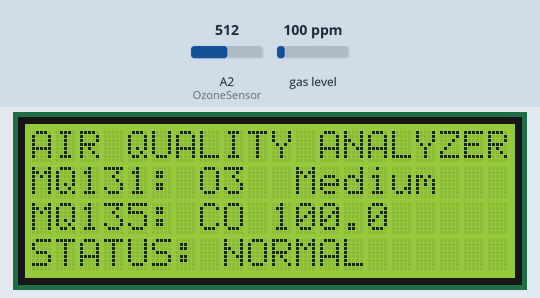
The sketch below on a simulated Arduino Nano, built with avr-gcc and run on an emulated ATmega328P. On the bench: 20×4 character LCD. The test bench sets the inputs (shaded band); at power-on: A2 (OzoneSensor) = 512, gas level 100 ppm. Storage starts empty; the modem accepts every AT command (registered, SIM ready, sends succeed) and sends nothing else; what the sketch prints to the serial monitor is not drawn.

Above: at 7.5 s.
7.6 s: A2 (OzoneSensor) set to 710
At 20.1 s:
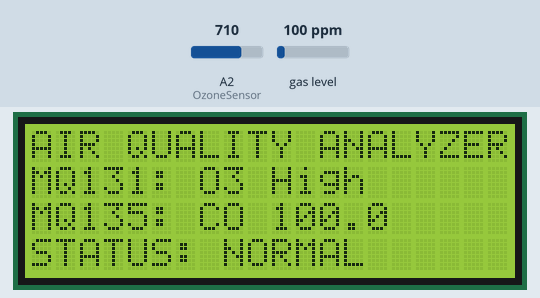
20.4 s: gas level set to 750 ppm
At 33.8 s:
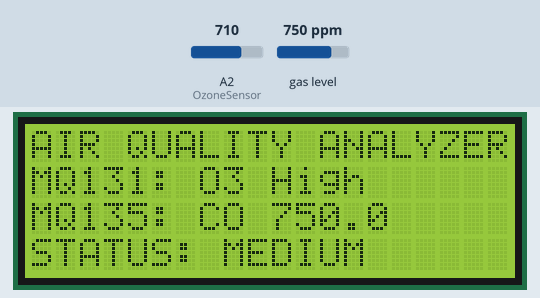
34.1 s: A2 (OzoneSensor) set to 340
At 46.3 s:
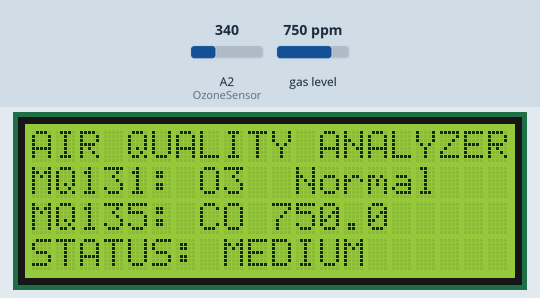
46.8 s: gas level set to 20 ppm
At 57.2 s:
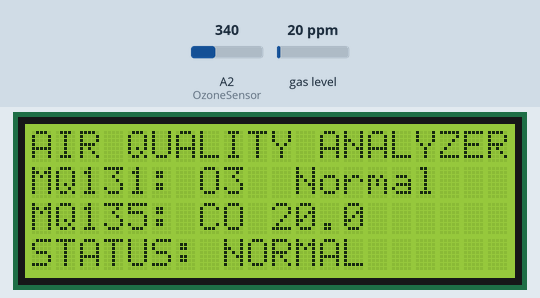
57.8 s: A2 (OzoneSensor) set to 0
At 68.0 s:
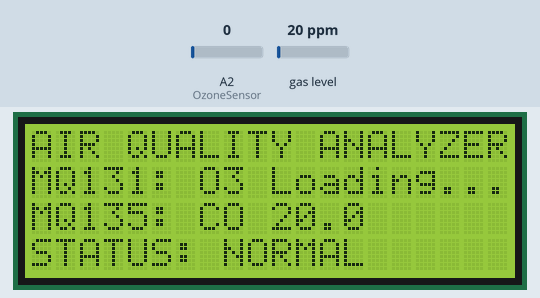
68.7 s: gas level set to 980 ppm
At 81.2 s:
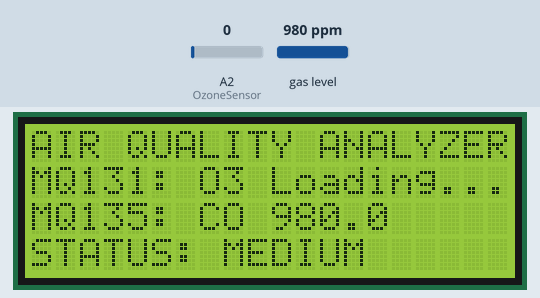
Timing chart, 0 to 82.7 s (numbered marks = the images above; inputs shaded):
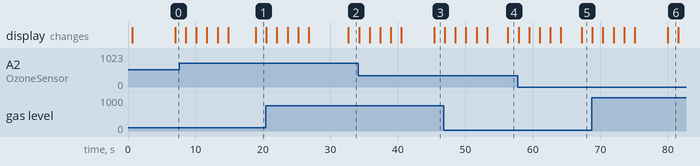

The sketch:

FinalCode_AirQualityAnalayzer.ino
```cpp
#include <LiquidCrystal_I2C.h>
#include <SoftwareSerial.h>
#include <MQUnifiedsensor.h>
#include <Wire.h>
#include <SPI.h>
#include <SdFat.h>

#define placa "Arduino NANO"
#define Voltage_Resolution 5
#define pin A1
#define type "MQ-135"
#define ADC_Bit_Resolution 10

SdFat sd;
int Sms = 0;
int Call = 0;
int Buzzer = 5;
SdFile dataFile;
bool SendSms = false;

int _timeout;
String _buffer;
String number = "+254748613509"; //-> change with your number

int OzoneSensor = A2;
const int chipSelect = 10;
bool fileInitialized = false;
const float customRo = 59.0;
MQUnifiedsensor MQ135(placa, Voltage_Resolution, ADC_Bit_Resolution, pin, type);
LiquidCrystal_I2C lcd(0x3F, 20, 4);
SoftwareSerial sim(2, 3); // TX, RX GSM Module
void setup() {
  Serial.begin(9600);  // Init the serial port communication - for debugging the library
  sim.begin(9600);
  _buffer.reserve(50);
  // pinMode(Buzzer, OUTPUT);
  digitalWrite(Buzzer, LOW);
  // Set math model to calculate the PPM concentration and the value of constants
  MQ135.setRegressionMethod(1);  // _PPM = a * ratio^b
  MQ135.init();
  MQ135.setR0(customRo);  // Set the custom Ro value
  Serial.println("Using custom Ro value for calibration.");
  Serial.print("Ro = ");
  Serial.print(MQ135.getR0());
  Serial.println(" Ohms");
  lcd.init();       // initialize the LCD
  lcd.backlight();  // Turn on the blacklight

  if (!sd.begin(chipSelect, SPI_FULL_SPEED)) {
    Serial.println("SD card initialization failed.");
    while (true)
      ;
  }
  Serial.println("SD Card Initialised");
  delay(500);
  // print a message.
  lcd.clear();
  lcd.setCursor(6, 1);
  lcd.print("SYSTEM");
  lcd.setCursor(2, 2);
  lcd.print("INITIALIZATION");
  delay(3000);

}
void loop() {
  MQ135.update();

  MQ135.setA(605.18);
  MQ135.setB(-3.937);
  float CO = MQ135.readSensor();

  MQ135.setA(77.255);
  MQ135.setB(-3.18);
  float Alcohol = MQ135.readSensor();

  MQ135.setA(110.47);
  MQ135.setB(-2.862);
  float CO2 = MQ135.readSensor();

  MQ135.setA(44.947);
  MQ135.setB(-3.445);
  float Toluen = MQ135.readSensor();

  MQ135.setA(102.2);
  MQ135.setB(-2.473);
  float NH4 = MQ135.readSensor();

  MQ135.setA(34.668);
  MQ135.setB(-3.369);
  float Aceton = MQ135.readSensor();

  int OzoneValue = analogRead(OzoneSensor);
  String category = "Loading...";
  if (OzoneValue > 0 && OzoneValue < 350) {
    category = " Normal";
    digitalWrite(Buzzer, LOW);
    Sms = 0;
    Call = 0;
  } else if (OzoneValue > 350 && OzoneValue < 700 ) {
    category = " Medium";
    digitalWrite(Buzzer, LOW);
    if(Sms == 0){
      SendMessage();
      Sms = 1;
    }
    Sms = 0;
  } else if (OzoneValue > 700) {
    category = "High";
    digitalWrite(Buzzer, LOW);
    if(Call == 0){
      callNumber();
      Call = 1;
    }
  }

  logDataToSD(CO, Alcohol, CO2, Toluen, NH4, Aceton);
  delay(1000);

  if(CO > 2500){
    digitalWrite(Buzzer, HIGH);
    if(Call == 0){
      callNumber();
      Call = 1;
    }
    lcd.clear();
    lcd.setCursor(0, 0);
    lcd.print("AIR QUALITY ANALYZER");
    lcd.setCursor(0, 1);
    lcd.print("MQ131: O3 ");
    lcd.setCursor(10, 1);
    lcd.print(category);
    lcd.setCursor(0, 2);
    lcd.print("MQ135: CO ");
    lcd.setCursor(10, 2);
    lcd.print(CO, 1);
    lcd.setCursor(0, 3);
    lcd.print("STATUS: CRITICAL");
    delay(1500);

    lcd.clear();
    lcd.setCursor(0, 0);
    lcd.print("AIR QUALITY ANALYZER");
    lcd.setCursor(0, 1);
    lcd.print("MQ131: O3 ");
    lcd.setCursor(10, 1);
    lcd.print(category);
    lcd.setCursor(0, 2);
    lcd.print("MQ135: Alcohol ");
    lcd.setCursor(15, 2);
    lcd.print(Alcohol, 1);
    lcd.setCursor(0, 3);
    lcd.print("STATUS: CRITICAL");
    delay(1500);

    lcd.clear();
    lcd.setCursor(0, 0);
    lcd.print("AIR QUALITY ANALYZER");
    lcd.setCursor(0, 1);
    lcd.print("MQ131: O3");
    lcd.setCursor(10, 1);
    lcd.print(category);
    lcd.setCursor(0, 2);
    lcd.print("MQ135: CO2 ");
    lcd.setCursor(11, 2);
    lcd.print(CO2 + 400, 1);
    lcd.setCursor(0, 3);
    lcd.print("STATUS: CRITICAL");
    delay(1500);

    lcd.clear();
    lcd.setCursor(0, 0);
    lcd.print("AIR QUALITY ANALYZER");
    lcd.setCursor(0, 1);
    lcd.print("MQ131: O3");
    lcd.setCursor(10, 1);
    lcd.print(category);
    lcd.setCursor(0, 2);
    lcd.print("MQ135: Toluen ");
    lcd.setCursor(14, 2);
    lcd.print(Toluen, 1);
    lcd.setCursor(0, 3);
    lcd.print("STATUS: CRITICAL");
    delay(1500);

    lcd.clear();
    lcd.setCursor(0, 0);
    lcd.print("AIR QUALITY ANALYZER");
    lcd.setCursor(0, 1);
    lcd.print("MQ131: O3");
    lcd.setCursor(10, 1);
    lcd.print(category);
    lcd.setCursor(0, 2);
    lcd.print("MQ135: NH4 ");
    lcd.setCursor(11, 2);
    lcd.print(NH4, 1);
    lcd.setCursor(0, 3);
    lcd.print("STATUS: CRITICAL");
    delay(1500);

    lcd.clear();
    lcd.setCursor(0, 0);
    lcd.print("AIR QUALITY ANALYZER");
    lcd.setCursor(0, 1);
    lcd.print("MQ131: O3");
    lcd.setCursor(10, 1);
    lcd.print(category);
    lcd.setCursor(0, 2);
    lcd.print("MQ135: Aceton ");
    lcd.setCursor(14, 2);
    lcd.print(Aceton, 1);
    lcd.setCursor(0, 3);
    lcd.print("STATUS: CRITICAL");
    delay(1500);

  }else if (CO > 500 && CO < 1000) {
    digitalWrite(Buzzer, LOW);
    if(Sms == 0){
      SendMessage();
      Sms = 1;
    }
    Sms = 0;
    lcd.clear();
    lcd.setCursor(0, 0);
    lcd.print("AIR QUALITY ANALYZER");
    lcd.setCursor(0, 1);
    lcd.print("MQ131: O3 ");
    lcd.setCursor(10, 1);
    lcd.print(category);
    lcd.setCursor(0, 2);
    lcd.print("MQ135: CO ");
    lcd.setCursor(10, 2);
    lcd.print(CO, 1);
    lcd.setCursor(0, 3);
    lcd.print("STATUS: MEDIUM");
    delay(1500);

    lcd.clear();
    lcd.setCursor(0, 0);
    lcd.print("AIR QUALITY ANALYZER");
    lcd.setCursor(0, 1);
    lcd.print("MQ131: O3 ");
    lcd.setCursor(10, 1);
    lcd.print(category);
    lcd.setCursor(0, 2);
    lcd.print("MQ135: Alcohol ");
    lcd.setCursor(15, 2);
    lcd.print(Alcohol, 1);
    lcd.setCursor(0, 3);
    lcd.print("STATUS: MEDIUM");
    delay(1500);

    lcd.clear();
    lcd.setCursor(0, 0);
    lcd.print("AIR QUALITY ANALYZER");
    lcd.setCursor(0, 1);
    lcd.print("MQ131: O3");
    lcd.setCursor(10, 1);
    lcd.print(category);
    lcd.setCursor(0, 2);
    lcd.print("MQ135: CO2 ");
    lcd.setCursor(11, 2);
    lcd.print(CO2 + 400, 1);
    lcd.setCursor(0, 3);
    lcd.print("STATUS: MEDIUM");
    delay(1500);

    lcd.clear();
    lcd.setCursor(0, 0);
    lcd.print("AIR QUALITY ANALYZER");
    lcd.setCursor(0, 1);
    lcd.print("MQ131: O3");
    lcd.setCursor(10, 1);
    lcd.print(category);
    lcd.setCursor(0, 2);
    lcd.print("MQ135: Toluen ");
    lcd.setCursor(14, 2);
    lcd.print(Toluen, 1);
    lcd.setCursor(0, 3);
    lcd.print("STATUS: MEDIUM");
    delay(1500);

    lcd.clear();
    lcd.setCursor(0, 0);
    lcd.print("AIR QUALITY ANALYZER");
    lcd.setCursor(0, 1);
    lcd.print("MQ131: O3");
    lcd.setCursor(10, 1);
    lcd.print(category);
    lcd.setCursor(0, 2);
    lcd.print("MQ135: NH4 ");
    lcd.setCursor(11, 2);
    lcd.print(NH4, 1);
    lcd.setCursor(0, 3);
    lcd.print("STATUS: MEDIUM");
    delay(1500);

    lcd.clear();
    lcd.setCursor(0, 0);
    lcd.print("AIR QUALITY ANALYZER");
    lcd.setCursor(0, 1);
    lcd.print("MQ131: O3");
    lcd.setCursor(10, 1);
    lcd.print(category);
    lcd.setCursor(0, 2);
    lcd.print("MQ135: Aceton ");
    lcd.setCursor(14, 2);
    lcd.print(Aceton, 1);
    lcd.setCursor(0, 3);
    lcd.print("STATUS: MEDIUM");
    delay(1500);
  }else if( CO < 500) {
    Sms = 0;
    Call = 0;
    digitalWrite(Buzzer, LOW);
    lcd.clear();
    lcd.setCursor(0, 0);
    lcd.print("AIR QUALITY ANALYZER");
    lcd.setCursor(0, 1);
    lcd.print("MQ131: O3 ");
    lcd.setCursor(10, 1);
    lcd.print(category);
    lcd.setCursor(0, 2);
    lcd.print("MQ135: CO ");
    lcd.setCursor(10, 2);
    lcd.print(CO, 1);
    lcd.setCursor(0, 3);
    lcd.print("STATUS: NORMAL");
    delay(1500);

    lcd.clear();
    lcd.setCursor(0, 0);
    lcd.print("AIR QUALITY ANALYZER");
    lcd.setCursor(0, 1);
    lcd.print("MQ131: O3 ");
    lcd.setCursor(10, 1);
    lcd.print(category);
    lcd.setCursor(0, 2);
    lcd.print("MQ135: Alcohol ");
    lcd.setCursor(15, 2);
    lcd.print(Alcohol, 1);
    lcd.setCursor(0, 3);
    lcd.print("STATUS: NORMAL");
    delay(1500);

    lcd.clear();
    lcd.setCursor(0, 0);
    lcd.print("AIR QUALITY ANALYZER");
    lcd.setCursor(0, 1);
    lcd.print("MQ131: O3");
    lcd.setCursor(10, 1);
    lcd.print(category);
    lcd.setCursor(0, 2);
    lcd.print("MQ135: CO2 ");
    lcd.setCursor(11, 2);
    lcd.print(CO2 + 400, 1);
    lcd.setCursor(0, 3);
    lcd.print("STATUS: NORMAL");
    delay(1500);

    lcd.clear();
    lcd.setCursor(0, 0);
    lcd.print("AIR QUALITY ANALYZER");
    lcd.setCursor(0, 1);
    lcd.print("MQ131: O3");
    lcd.setCursor(10, 1);
    lcd.print(category);
    lcd.setCursor(0, 2);
    lcd.print("MQ135: Toluen ");
    lcd.setCursor(14, 2);
    lcd.print(Toluen, 1);
    lcd.setCursor(0, 3);
    lcd.print("STATUS: NORMAL");
    delay(1500);

    lcd.clear();
    lcd.setCursor(0, 0);
    lcd.print("AIR QUALITY ANALYZER");
    lcd.setCursor(0, 1);
    lcd.print("MQ131: O3");
    lcd.setCursor(10, 1);
    lcd.print(category);
    lcd.setCursor(0, 2);
    lcd.print("MQ135: NH4 ");
    lcd.setCursor(11, 2);
    lcd.print(NH4, 1);
    lcd.setCursor(0, 3);
    lcd.print("STATUS: NORMAL");
    delay(1500);

    lcd.clear();
    lcd.setCursor(0, 0);
    lcd.print("AIR QUALITY ANALYZER");
    lcd.setCursor(0, 1);
    lcd.print("MQ131: O3");
    lcd.setCursor(10, 1);
    lcd.print(category);
    lcd.setCursor(0, 2);
    lcd.print("MQ135: Aceton ");
    lcd.setCursor(14, 2);
    lcd.print(Aceton, 1);
    lcd.setCursor(0, 3);
    lcd.print("STATUS: NORMAL");
    delay(1500);
  }


}
void logDataToSD(float co, float alcohol, float co2, float toluen, float nh4, float aceton){
  digitalWrite(Buzzer, LOW);
  if (!fileInitialized) {
    if (dataFile.open("data.csv", O_CREAT | O_WRITE | O_APPEND)) {
      dataFile.println("CO,Alcohol,CO2,Toluen,NH4,Aceton");  // Write headers in the first row
      dataFile.close();
      fileInitialized = true;
    } else {
      Serial.println("Error opening data.csv");
      delay(500);
      return;
    }
  }

  if (dataFile.open("data.csv", O_WRITE | O_APPEND)) {
    String data = String(co, 2) + "," + String(alcohol, 2) + "," + String(co2, 2) + "," + String(toluen, 2) + "," + String(nh4, 2) + "," + String(aceton, 2);
    dataFile.println(data);
    dataFile.close();
    Serial.println("Data written to SD card: " + data);
    delay(500);
  } else {
    Serial.println("Error opening data.csv");
    delay(500);
  }
}
void SendMessage(){
  //Serial.println ("Sending Message");
  sim.println("AT+CMGF=1");    //Sets the GSM Module in Text Mode
  delay(200);
  //Serial.println ("Set SMS Number");
  sim.println("AT+CMGS=\"" + number + "\"\r"); //Mobile phone number to send message
  delay(200);
  String SMS = "Welcome to DIY Development Board";
  sim.println(SMS);
  delay(100);
  sim.println((char)26);// ASCII code of CTRL+Z
  delay(200);
  _buffer = _readSerial();
}
void callNumber() {
  sim.print (F("ATD"));
  sim.print (number);
  sim.print (F(";\r\n"));
  _buffer = _readSerial();
  Serial.println(_buffer);
}
String _readSerial() {
  _timeout = 0;
  while  (!sim.available() && _timeout < 12000  )
  {
    delay(13);
    _timeout++;
  }
  if (sim.available()) {
    return sim.readString();
  }
}
```

Measured:
- after the input at 7.6 s, the display: first differs from a run without the input after 11.3 s (image 1)
- after the input at 34.1 s, the display: first differs from a run without the input after 11.3 s (image 3)
- after the input at 46.8 s, the display: first differs from a run without the input after 9.5 s (image 4)
- after the input at 57.8 s, the display: first differs from a run without the input after 9.5 s (image 5)
